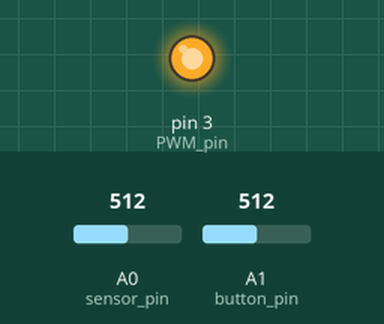
This sketch was run on a simulated Arduino Uno, built with avr-gcc and run on an emulated ATmega328P. Shown: output pins drawn as LEDs (lit = HIGH). The test bench sets the inputs (shaded band); at power-on: A0 (sensor_pin) = 512, A1 (button_pin) = 512. What the sketch prints to the serial monitor is not drawn.

Above: at 1.2 s.
1.3 s: A0 (sensor_pin) set to 641
4.3 s: A0 (sensor_pin) set to 668
7.3 s: A1 (button_pin) set to 231
8.8 s: A1 (button_pin) set to 209
Timing chart, 0 to 11.3 s (numbered marks = the images above; inputs shaded):
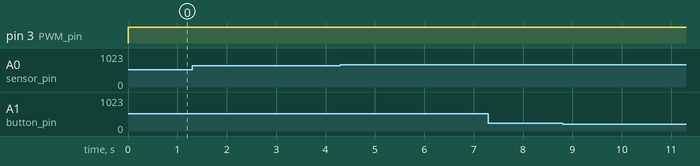

Measured:
- after the input at 1.3 s, every drawn part: stays the same
- after the input at 4.3 s, every drawn part: stays the same
- after the input at 7.3 s, every drawn part: stays the same
- after the input at 8.8 s, every drawn part: stays the same

The sketch:

temp_sensor.ino
```cpp
#define MIN_OUTDOOR_TEMP -35
#define MAX_OUTDOOR_TEMP 20
#define sensor_pin A0
#define PWM_pin 3
#define button_pin A1

int outdoor_temp;
int heat_pump_external_temp;
int heat_pump_internal_temp;
int termal_unit_external_temp;
int termal_unit_internal_temp;

int ext_int_diff;
int pwm_D;

bool heating_flag;
bool cooler_on_flag;
bool heat_pump_on_flag;

bool pressed_flag;

void setup() {
  Serial.begin(9600);
  pinMode(sensor_pin, INPUT);
  pinMode(PWM_pin, OUTPUT);
  pinMode(button_pin, INPUT);
}

void loop() {
  outdoor_temp = map(analogRead(sensor_pin), 0, 1023, MIN_OUTDOOR_TEMP, MAX_OUTDOOR_TEMP);
  ext_int_diff = map(outdoor_temp, MIN_OUTDOOR_TEMP, 8, 15, 5);
  if(outdoor_temp == -35){
    termal_unit_external_temp = 95;
    heating_flag = true;
  }
  if(outdoor_temp == -30){
    termal_unit_external_temp = 89;
    heating_flag = true;
  }
  if(outdoor_temp == -25){
    termal_unit_external_temp = 84;
    heating_flag = true;
  }
  if(outdoor_temp == -20){
    termal_unit_external_temp = 78;
    heating_flag = true;
  }
  if(outdoor_temp == -15){
    termal_unit_external_temp = 72;
    heating_flag = true;
  }
  if(outdoor_temp == -10){
    termal_unit_external_temp = 65;
    heating_flag = true;
  }
  if(outdoor_temp == -5){
    termal_unit_external_temp = 59;
    heating_flag = true;
  }
  if(outdoor_temp == 0){
    termal_unit_external_temp = 52;
    heating_flag = true;
  }
  if(outdoor_temp == 8){
    termal_unit_external_temp = 41;
    heating_flag = true;
  }

  if(outdoor_temp >= 10){
    heating_flag = false;
  }
  termal_unit_internal_temp = termal_unit_external_temp - 10;
  heat_pump_internal_temp = 40;
  heat_pump_external_temp = heat_pump_internal_temp - ext_int_diff;

  pwm_D = map(termal_unit_external_temp, 41, 95, 15, 100);
  digitalWrite(PWM_pin, pwm_D);

  if(analogRead(button_pin) >= 220){
    pressed_flag = true;
  }
  else{
    pressed_flag = false;
  }

  if(pressed_flag){
    pwm_D = 0;
    heat_pump_on_flag = false;
    cooler_on_flag = true;
    termal_unit_external_temp = 20;
  }
  else if(!pressed_flag){
    pwm_D = map(termal_unit_external_temp, 41, 95, 15, 100);
    heat_pump_on_flag = true;
    cooler_on_flag = false;
  }


  Serial.print(outdoor_temp);
  Serial.print(", ");
  Serial.print(heat_pump_internal_temp);
  Serial.print(", ");
  Serial.print(heat_pump_external_temp);
  Serial.print(", ");
  Serial.print(termal_unit_external_temp);
  Serial.print(", ");
  Serial.print(termal_unit_internal_temp);
  Serial.print(", ");
  Serial.print(heating_flag);
  Serial.print(", ");
  Serial.print(cooler_on_flag);
  Serial.print(", ");
  Serial.print(heat_pump_on_flag);
  Serial.print(", ");
  Serial.println(pwm_D);
  delay(70);
}
```
